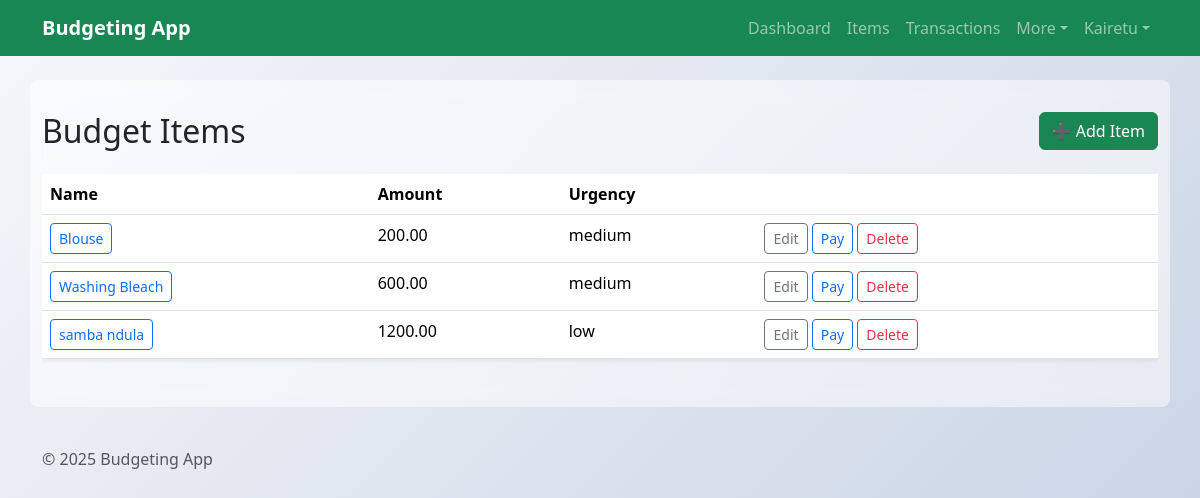
Screenshot of /BudgetingApp/budgetitems/ (signed in) with the database file from the repository.
### BudgetingApp/models.py (models this page shows, shortened)
class BudgetItem(models.Model):
    owner = models.ForeignKey(settings.AUTH_USER_MODEL, on_delete=models.CASCADE, null=True, blank=True, related_name='budget_items')
    name = models.CharField(max_length=100)
    category = models.CharField(max_length=100, blank=True, null=True)
    amount = models.DecimalField(max_digits=10, decimal_places=2)
    description = models.TextField(blank=True, null=True)
    urgency = models.CharField(max_length=50, choices=[
        ('low', 'Low'),
        ('medium', 'Medium'),
        ('high', 'High')
    ])
    created_at = models.DateTimeField(auto_now_add=True)
    updated_at = models.DateTimeField(auto_now=True)

### BudgetingApp/views.py (the view)
# urls.py: path('budgetitems/', views.BudgetItemListView.as_view(), name='budgetitem-list'),
class BudgetItemListView(LoginRequiredMixin, ListView):
    model = BudgetItem
    template_name = 'BudgetingApp/BudgetItem_list.html'
    def get_queryset(self):
        if self.request.user.is_authenticated:
            return BudgetItem.objects.filter(owner=self.request.user)
        return BudgetItem.objects.none()

### BudgetingApp/templates/BudgetingApp/BudgetItem_list.html
{% extends 'BudgetingApp/base.html' %}
{% block content %}
<div class="d-flex justify-content-between align-items-center mb-4">
  <h2 class="mb-0">Budget Items</h2>
  <a class="btn btn-success" href="{% url 'budgetitem-add' %}">➕ Add Item</a>
</div>
<div class="table-responsive">
  <table class="table table-hover shadow-sm">
  <thead>
    <tr>
      <th>Name</th>
      <th>Amount</th>
      <th>Urgency</th>
      <th></th>
    </tr>
  </thead>
  <tbody>
    {% for item in object_list %}
    <tr>
      <td><a class="btn btn-sm btn-outline-primary" href="{% url 'budgetitem-detail' item.pk %}">{{ item.name }}</a></td>
      <td>{{ item.amount }}</td>
      <td>{{ item.urgency }}</td>
      <td>
        <a class="btn btn-sm btn-outline-secondary" href="{% url 'budgetitem-edit' item.pk %}">Edit</a>
        <a class="btn btn-sm btn-outline-primary" href="{% url 'payments' %}">Pay</a>
        <a class="btn btn-sm btn-outline-danger" href="{% url 'budgetitem-delete' item.pk %}">Delete</a>
      </td>
    </tr>
    {% empty %}
    <tr><td colspan="4" class="text-center text-muted py-3">No items yet.</td></tr>
    {% endfor %}
  </tbody>
</table>
</div>
{% endblock %}

### BudgetingApp/templates/BudgetingApp/base.html (shortened to what this page needs)
{% load static %}
<!DOCTYPE html>
<html lang="en">
  <head>
    <link
      href="https://cdn.jsdelivr.net/npm/bootstrap@5.3.2/dist/css/bootstrap.min.css"
      rel="stylesheet"
    />
  </head>
  <body>
    <nav class="navbar navbar-expand-lg navbar-dark bg-success">
      <div class="container">
        <a class="navbar-brand fw-bold" href="{% url 'budget_home' %}"
          >Budgeting App</a
        >
        <div class="collapse navbar-collapse" id="navCollapse">
          <ul class="navbar-nav ms-auto">
            <li class="nav-item">
              <a class="nav-link" href="{% url 'budget_home' %}">Dashboard</a>
            </li>
            <li class="nav-item">
              <a class="nav-link" href="{% url 'budgetitem-list' %}">Items</a>
            </li>
            <li class="nav-item">
              <a class="nav-link" href="{% url 'transaction-list' %}"
                >Transactions</a
              >
            </li>
            <li class="nav-item dropdown">
              <a
                class="nav-link dropdown-toggle"
                href="#"
                id="moreMenu"
                role="button"
                data-bs-toggle="dropdown"
                aria-expanded="false"
                >More</a
              >
            </li>
            {% if user.is_authenticated %}
            <li class="nav-item dropdown">
              <a
                class="nav-link dropdown-toggle"
                href="#"
                id="userMenu"
                role="button"
                data-bs-toggle="dropdown"
                aria-expanded="false"
                >{{ user.username }}</a
              >
            </li>
            {% endif %}
          </ul>
        </div>
      </div>
    </nav>
    <main class="container mt-4">{% block content %}{% endblock %}</main>
    <footer class="text-muted py-3 mt-4">
      <div class="container">&copy; {% now "Y" %} Budgeting App</div>
    </footer>
  </body>
</html>

### BudgetingApp/templates/BudgetingApp/base.html (style rules this page uses)
body { background: linear-gradient(135deg, #f5f7fa 0%, #c3cfe2 100%); background-attachment: fixed; min-height: 100vh; font-family: "Segoe UI", Tahoma, Geneva, Verdana, sans-serif; }
main { background: rgba(255, 255, 255, 0.5); border-radius: 8px; padding: 2rem; margin-top: 2rem; backdrop-filter: blur(10px); }

### rows the page displays
BudgetItem: name "Blouse", amount "200.00", urgency "medium"
BudgetItem: name "Washing Bleach", amount "600.00", urgency "medium"
BudgetItem: name "samba ndula", amount "1200.00", urgency "low"

### other values shown
{{ user.username }} "Kairetu"
